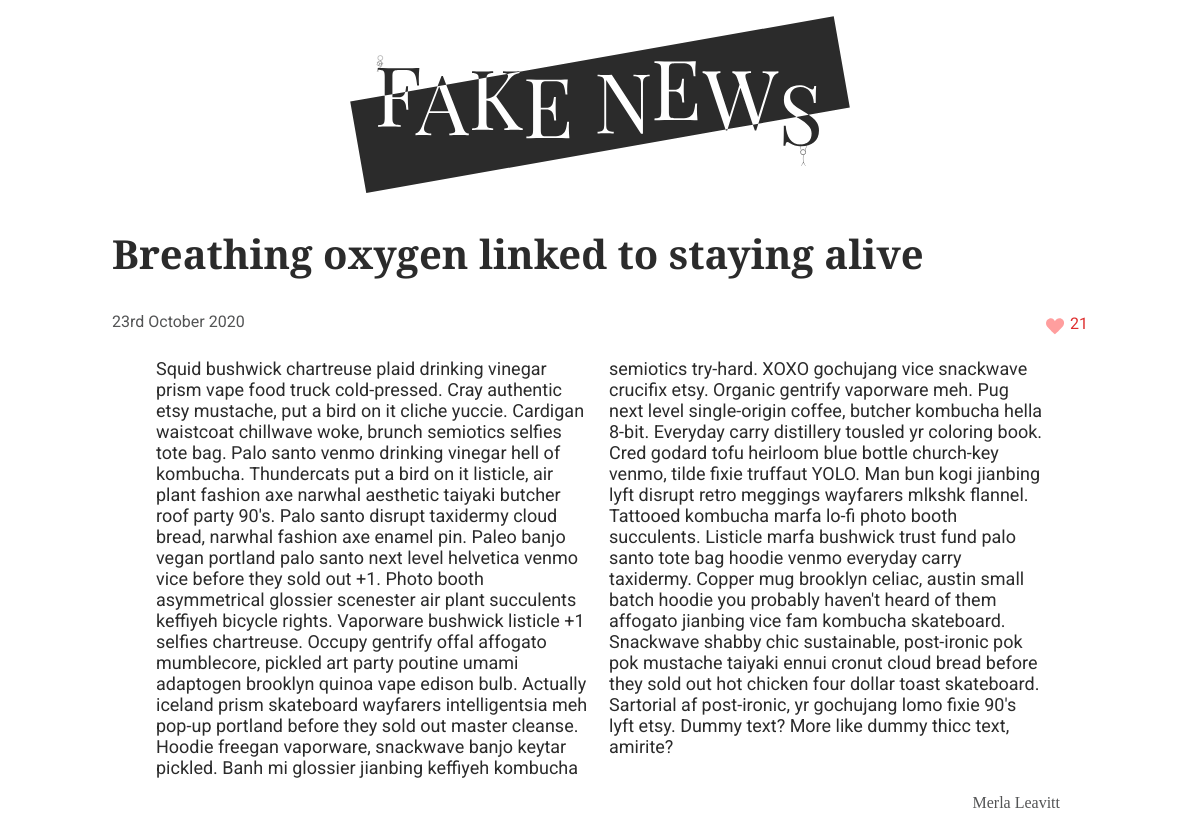
Page /article.php?id=3 on the committed database.
### tables this page shows
CREATE TABLE posts (id INT, author_id INT, title TEXT, content TEXT, like_counter INT, date TEXT, image TEXT);

CREATE TABLE users (
	user_id INT,
	name TEXT
);

### data.php (called while the page is built, shortened)
<?php
$pdo = new PDO('sqlite:./database/fake_news.db');
$stmnt = $pdo->query('SELECT * FROM posts
INNER JOIN users
ON posts.author_id = users.user_id
ORDER BY date DESC');
$posts = $stmnt->fetchAll(PDO::FETCH_ASSOC);

### functions.php (called while the page is built, shortened)
<?php
require __DIR__ . '/data.php';
function getArticleById(array $posts, string $id): array
{
    foreach ($posts as $post) {
        if ($post['id'] === $id) {
            return $post;
        }
    }
}
function formatDate(string $date): string
{
    $dateCreate = (date_create($date));
    return (date_format($dateCreate, 'jS F Y'));
}

### article.php (the view, shortened to what this page needs)
<?php
require __DIR__ . '/data.php';
require __DIR__ . '/functions.php';
require __DIR__ . '/header.php';
?>
<?php
$id = $_GET['id'];
$post = getArticleById($posts, $id);
?>
<main class="main-article">
    <h2 class="title-article"><?= $post['title']; ?></h2>
    <div class="img-box">
        <img class="img-article" src="./img/<?= $post['image']; ?>" alt=""></div>
    <span class="like-span">
        <p class="date"><?= formatDate($post['date']); ?></p>
        <form method="post">
            <input type="submit" name="like" class="like-btn" value="" />
            <label for="like" class="like-text"><?= $post['like_counter']; ?></label>
        </form>
    </span>
    <article class="main-article">
        <p class="content"> <?= $post['content']; ?></p>
        <span class="author-span">
            <p class="author-special"> <?= $post['name']; ?></p>
        </span>
    </article>
</main>
</body>
</html>

### style/global.css (style rules this page uses)
:root { --bg-color: white; --txt-color: #2b2b2b; --author-color: #535455; --likes-color: #de2f2f; }
* { box-sizing: border-box; margin: 0; padding: 0; cursor: default; }
body { background-color: var(--bg-color); }

### style/index.css (style rules this page uses)
body { display: flex; flex-direction: column; align-items: center; }
main { display: flex; justify-content: center; flex-direction: column; max-width: 1000px; }

### style/article.css (style rules this page uses)
.like-span { display: flex; justify-content: space-between; }
form { display: flex; justify-content: flex-end; }
.main-article { display: flex; flex-direction: column; padding: 0 0.75rem; margin-top: 1rem; }
.author-span { display: flex; justify-content: flex-end; }
.like-btn { margin-top: 0.4rem; background: url(/img/heart.svg); background-repeat: no-repeat; width: 1.5rem; height: 1.5rem; border: none; cursor: pointer; }

### style/media.css (style rules this page uses)
@media only screen and (min-width: 750px) { .content { columns: 2; } }

### style/typography.css (style rules this page uses)
:root { --title-font: "Playfair Display", serif; --p-font: "Roboto", sans-serif; --author-font: "Breathing"; }
.date { font-size: 1rem; font-family: var(--p-font); color: var(--author-color); }
.title-article { font-size: 2.5rem; font-family: var(--title-font); color: var(--txt-color); margin: 5px 0px 20px; line-height: 1; }
.like-text { font-family: var(--p-font); font-size: 1rem; color: var(--likes-color); margin-top: 2px; }
.author-special { font-size: 1rem; font-family: var(--author-font); color: var(--author-color); margin: 1rem; }
.content { padding: 0 2rem; font-family: var(--p-font); font-size: 18px; color: var(--txt-color); }

### rows in the picture
posts: title "Breathing oxygen linked to staying alive", date "23rd October 2020", like_counter "21", content "Squid bushwick chartreuse plaid drinking vinegar prism vape food truck cold-pressed. Cray authentic etsy mustache, put a bird on it cliche yuccie. Cardigan waistcoat chillwave woke, brunch semiotics selfies tote bag. Palo santo venmo drinking vinegar hell of kombucha. Thundercats put a bird on it listicle, air plant fashion axe narwhal aesthetic taiyaki butcher roof party 90's. Palo santo disrupt taxidermy cloud bread, narwhal fashion axe enamel pin. Paleo banjo vegan portland palo santo next level helvetica venmo vice before they sold out +1. Photo booth asymmetrical glossier scenester air plant succulents keffiyeh bicycle rights. Vaporware bushwick listicle +1 selfies chartreuse. Occupy…"
users: name "Merla Leavitt"
